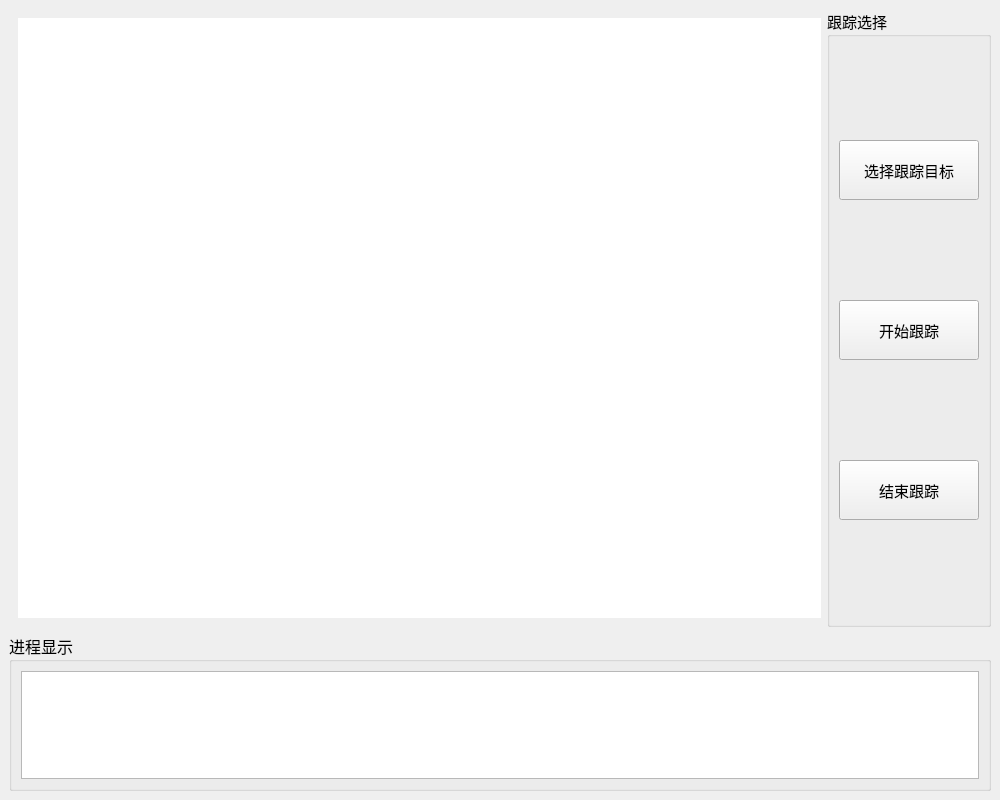
<?xml version="1.0" encoding="UTF-8"?>
<ui version="4.0">
 <class>Smartdog</class>
 <widget class="QMainWindow" name="Smartdog">
  <property name="geometry">
   <rect>
    <x>0</x>
    <y>0</y>
    <width>1000</width>
    <height>800</height>
   </rect>
  </property>
  <property name="sizePolicy">
   <sizepolicy hsizetype="Expanding" vsizetype="Expanding">
    <horstretch>0</horstretch>
    <verstretch>0</verstretch>
   </sizepolicy>
  </property>
  <property name="minimumSize">
   <size>
    <width>1000</width>
    <height>800</height>
   </size>
  </property>
  <property name="windowTitle">
   <string>SmartDog</string>
  </property>
  <widget class="QWidget" name="centralwidget">
   <layout class="QGridLayout" name="gridLayout_4" columnstretch="2,0">
    <item row="0" column="0">
     <widget class="QWidget" name="widget" native="true">
      <property name="maximumSize">
       <size>
        <width>16777215</width>
        <height>16777215</height>
       </size>
      </property>
      <property name="styleSheet">
       <string notr="true"/>
      </property>
      <layout class="QGridLayout" name="gridLayout_2">
       <item row="0" column="0">
        <widget class="QLabel" name="label_show">
         <property name="sizePolicy">
          <sizepolicy hsizetype="Expanding" vsizetype="Expanding">
           <horstretch>0</horstretch>
           <verstretch>0</verstretch>
          </sizepolicy>
         </property>
         <property name="minimumSize">
          <size>
           <width>1000</width>
           <height>600</height>
          </size>
         </property>
         <property name="sizeIncrement">
          <size>
           <width>900</width>
           <height>800</height>
          </size>
         </property>
         <property name="styleSheet">
          <string notr="true">background-color: rgb(255, 255, 255);</string>
         </property>
         <property name="text">
          <string/>
         </property>
        </widget>
       </item>
      </layout>
     </widget>
    </item>
    <item row="0" column="1">
     <widget class="QGroupBox" name="groupBox_4">
      <property name="font">
       <font>
        <family>宋体</family>
        <pointsize>11</pointsize>
       </font>
      </property>
      <property name="title">
       <string>跟踪选择</string>
      </property>
      <layout class="QGridLayout" name="gridLayout_5">
       <item row="0" column="0">
        <widget class="QPushButton" name="btn_select_target">
         <property name="minimumSize">
          <size>
           <width>140</width>
           <height>60</height>
          </size>
         </property>
         <property name="maximumSize">
          <size>
           <width>140</width>
           <height>60</height>
          </size>
         </property>
         <property name="text">
          <string>选择跟踪目标</string>
         </property>
        </widget>
       </item>
       <item row="1" column="0">
        <widget class="QPushButton" name="btn_track_start">
         <property name="minimumSize">
          <size>
           <width>140</width>
           <height>60</height>
          </size>
         </property>
         <property name="maximumSize">
          <size>
           <width>140</width>
           <height>60</height>
          </size>
         </property>
         <property name="text">
          <string>开始跟踪</string>
         </property>
        </widget>
       </item>
       <item row="2" column="0">
        <widget class="QPushButton" name="btn_track_over">
         <property name="minimumSize">
          <size>
           <width>140</width>
           <height>60</height>
          </size>
         </property>
         <property name="maximumSize">
          <size>
           <width>140</width>
           <height>60</height>
          </size>
         </property>
         <property name="text">
          <string>结束跟踪</string>
         </property>
        </widget>
       </item>
      </layout>
     </widget>
    </item>
    <item row="1" column="0" colspan="2">
     <widget class="QGroupBox" name="groupBox_3">
      <property name="font">
       <font>
        <family>宋体</family>
        <pointsize>12</pointsize>
       </font>
      </property>
      <property name="title">
       <string>进程显示</string>
      </property>
      <layout class="QGridLayout" name="gridLayout_3">
       <item row="0" column="0">
        <widget class="QTextBrowser" name="textBws_show_process"/>
       </item>
      </layout>
     </widget>
    </item>
   </layout>
  </widget>
 </widget>
 <resources/>
 <connections/>
</ui>
